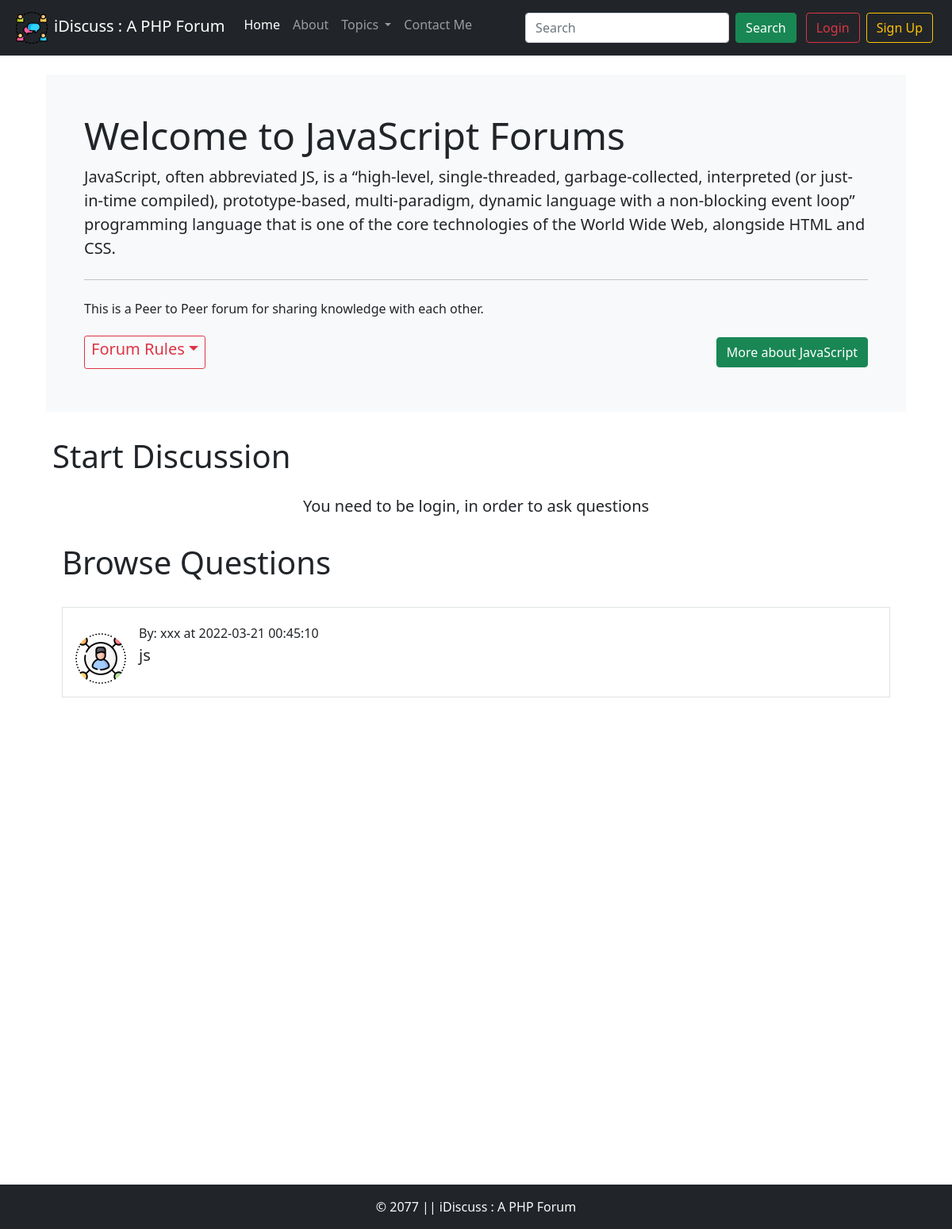
Page /threadlist.php?catid=2 on the earlier database version.
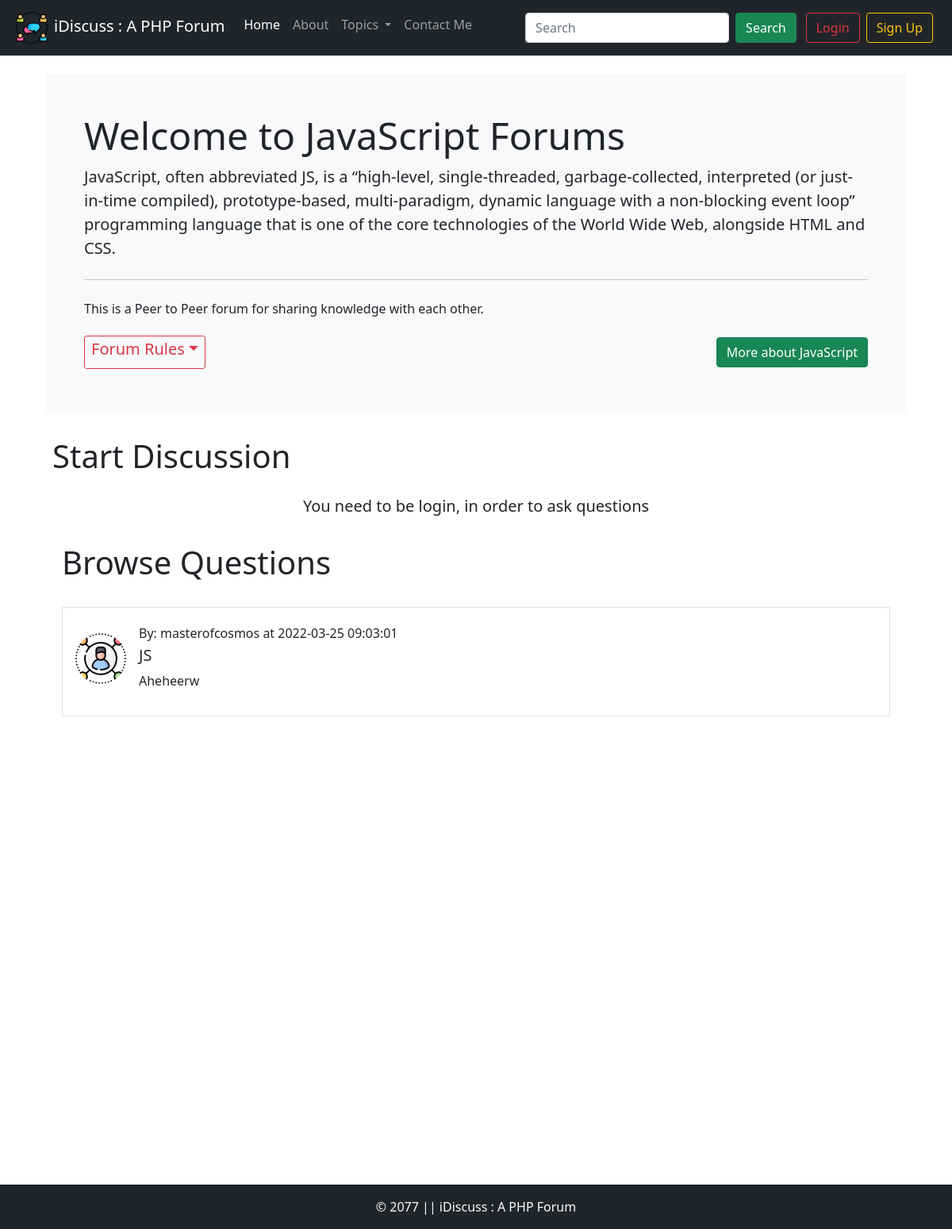
Same page on the later database version.
### tables this page shows
CREATE TABLE `categories` (
  `category_id` int(11) NOT NULL,
  `category_name` varchar(255) NOT NULL,
  `category_description` text NOT NULL,
  `category_url` varchar(100) NOT NULL,
  `date_created` datetime NOT NULL DEFAULT current_timestamp()
);

CREATE TABLE `threads` (
  `thread_id` int(15) NOT NULL,
  `thread_title` text NOT NULL,
  `thread_desc` text NOT NULL,
  `thread_cat_id` int(15) NOT NULL,
  `thread_user_id` int(15) NOT NULL,
  `timestamp` datetime NOT NULL DEFAULT current_timestamp()
);

CREATE TABLE `users` (
  `sno` int(8) NOT NULL,
  `userName` varchar(25) NOT NULL,
  `userEmail` varchar(100) NOT NULL,
  `userPass` varchar(255) NOT NULL,
  `timestamp` datetime NOT NULL DEFAULT current_timestamp()
);

### threadlist.php (the view, shortened to what this page needs)
<!doctype html>
<html lang="en">
<head>
    <?php require 'partials/_head.php'; ?>
    <?php require 'partials/_dbconnect.php'; ?>
    <?php
    $id = $_GET['catid'];
    $sql = "SELECT * FROM `categories` WHERE `category_id` = $id;";
    $result = mysqli_query($conn, $sql);
    while ($row = mysqli_fetch_assoc($result)) {
        $catname = $row['category_name'];
    }
    ?>
</head>
<body>
    <?php require 'partials/_header.php'; ?>
    <?php require 'partials/_dbconnect.php'; ?>
    <?php
    $id = $_GET['catid'];
    $sql = "SELECT * FROM `categories` WHERE `category_id` = $id;";
    $result = mysqli_query($conn, $sql);
    while ($row = mysqli_fetch_assoc($result)) {
        $catname = $row['category_name'];
        $catdesc = $row['category_description'];
        $caturl = $row['category_url'];
    }
    ?>
    <div class="container my-4">
        <div class="jumbotron bg-light p-5 rounded-lg m-3">
            <h1 class="display-5">Welcome to <?php echo $catname; ?> Forums</h1>
            <p class="lead"><?php echo $catdesc; ?> </p>
            <hr class="my-4">
            <p>This is a Peer to Peer forum for sharing knowledge with each other.</p>
            <div class="d-flex align-items-center justify-content-between">
                <div class="btn btn-outline-danger btn-sm dropdown">
                    <h5 class="dropdown-toggle " data-bs-toggle="dropdown" aria-expanded="false">Forum Rules</h5>
                </div>
                <div class="my-2">
                    <a class=" btn btn-success" href="<?php echo $caturl; ?>" target="_blank" role="button">More about
                        <?php echo $catname; ?></a>
                </div>
            </div>
        </div>
        <div class="container">
            <div class="container">
                <h1 class="py-3">Start Discussion</h1>
                <?php
                if (isset($_SESSION['loggedin']) && $_SESSION['loggedin'] == TRUE) {
                    echo '
                <form action="' . $_SERVER["REQUEST_URI"] . '" method="POST">
                    <div class="mb-3">
                        <label for="thread_title" class="form-label">Ask your question</label>
                        <input type="text" class="form-control" id="thread_title" name="thread_title" aria-describedby="emailHelp">
                        <div id="emailHelp" class="form-text">Keep your question short and accurate</div>
                    </div>
                     <input type="hidden" name="sno" value="' . $_SESSION["sno"] . '">
                    <div class="mb-3">
                        <label for="thread_desc">Describe the question</label>
                        <textarea name="thread_desc" id="thread_desc" rows="10" class="form-control"></textarea>
                    </div>
                    <button type="submit" class="btn btn-success">Submit</button>
                </form>
            </div>
        ';
                } else {
                    echo '
            <div class=" container text-center">
            <p class ="lead">You need to be login, in order to ask questions </p>
            </div>
            ';
                }
                ?>
                <div class="container vh-100">
                    <h1 class="py-3">Browse Questions</h1>
                    <?php
                    $id = $_GET['catid'];
                    $sql = "SELECT * FROM `threads` WHERE `thread_cat_id` = $id;";
                    $result = mysqli_query($conn, $sql);
                    while ($row = mysqli_fetch_assoc($result)) {
                        $id = $row['thread_id'];
                        $thread_ques = $row['thread_title'];
                        $thread_desc = $row['thread_desc'];
                        $time = $row['timestamp'];
                        $thread_user_id = $row['thread_user_id'];
                        $sql2 = "SELECT userName from `users` WHERE sno = '$thread_user_id';";
                        $result2 = mysqli_query($conn, $sql2);
                        $row2 = mysqli_fetch_assoc($result2);
                        echo '
                    <div class="d-flex border p-3 my-3">
                        <img src="/iDiscuss/images/default-user.png" class="flex-shrink-0 me-3 mt-3 rounded-circle" width="64px" height="64px" alt="">
                        <div>
                        <p class = "my-1 ">By: ' . $row2['userName'] . ' at ' . $time . '</p >
                            <h5 class="mt-0"><a class = "text-dark text-decoration-none" href="/iDiscuss/thread.php?threadid=' . $id . '">' . $thread_ques . '</a></h5>
                            <p>' . $thread_desc . '</p>
                        </div>
                     </div>
                ';
                    }
                    ?>
                </div>
            </div>
        </div>
    </div>
    <?php require 'partials/_footer.php'; ?>
</body>
</html>

### partials/_head.php (shortened to what this page needs)
<link href="https://cdn.jsdelivr.net/npm/bootstrap@5.1.3/dist/css/bootstrap.min.css" rel="stylesheet">
<link rel="stylesheet" href="https://cdn.jsdelivr.net/npm/bootstrap-icons@1.8.0/font/bootstrap-icons.css">

### partials/_header.php (shortened to what this page needs)
<?php
echo '
<nav class="navbar sticky-top navbar-expand-lg navbar-dark bg-dark">
    <div class="container-fluid">
        <a class="navbar-brand" href="/iDiscuss"><img src="iDiscuss.png" height="40px" class="mx-2">iDiscuss : A PHP Forum</a>
        <button class="navbar-toggler" type="button" data-bs-toggle="collapse" data-bs-target="#navbarSupportedContent" aria-controls="navbarSupportedContent" aria-expanded="false" aria-label="Toggle navigation">
            <span class="navbar-toggler-icon"></span>
        </button>
        <div class="collapse navbar-collapse" id="navbarSupportedContent">
            <ul class="navbar-nav me-auto mb-2 mb-lg-">
                <li class="nav-item">
                    <a class="nav-link active" aria-current="page" href="/iDiscuss">Home</a>
                </li>
                <li class="nav-item">
                    <a class="nav-link" href="/iDiscuss/about.php">About</a>
                </li>
                <li class="nav-item dropdown">
                    <a class="nav-link dropdown-toggle" href="#" id="navbarDropdown" role="button" data-bs-toggle="dropdown" aria-expanded="false">
                        Topics
                    </a>
                    <ul class="dropdown-menu" aria-labelledby="navbarDropdown">
                        <li><a class="dropdown-item" href="#">Some Action</a></li>
                        <li><a class="dropdown-item" href="#">Another action</a></li>
                        <li>
                            <hr class="dropdown-divider">
                        </li>
                        <li><a class="dropdown-item" href="#">Something else here</a></li>
                    </ul>
                </li>
                <li class="nav-item">
                    <a class="nav-link" href="https://masterofcosmos.com" target = "_blank">Contact Me</a>
                </li>
            </ul> ';
if (isset($_SESSION['loggedin']) && $_SESSION['loggedin'] == TRUE) {
    echo '
        <form class="d-flex">
                 <input class="form-control me-2" type="search" placeholder="Search" aria-label="Search">
                 <button class="btn btn-success" type="submit">Search</button>
                 <p class = "text-light my-0 mx-2 align-center">Welcome ' . $_SESSION['username'] . '</p>
                 <a href = "/iDiscuss/partials/_logout.php" class="btn btn-outline-success mx-1 py-2">Logout</a>
        </form>';
} else {
    echo
    '
         <form class="d-flex">
            <input class="form-control me-2" type="search" placeholder="Search" aria-label="Search">
            <button class="btn btn-success" type="submit">Search</button>
        </form>
        <div class="mx-2 py-2 d-flex align-items-center justify-content-around">
                <button class="btn btn-outline-danger mx-1" data-bs-toggle="modal" data-bs-target="#loginModal">Login</button>
                <button class="btn btn-outline-warning mx-1 " data-bs-toggle="modal" data-bs-target="#signupModal">Sign Up</button>
            </div>
        ';
}
echo '
        </div>
    </div>
</nav>
';
?>

### partials/_footer.php (shortened to what this page needs)
<div class="container-fluid bg-dark text-light ">
    <p class="text-center p-3  mb-0">
        &COPY; 2077 || iDiscuss : A PHP Forum
    </p>
</div>

Differences in the rows shown:
removed threads: users.userName "xxx", timestamp "2022-03-21 00:45:10", thread_title "js"
now on this page (row edited): threads: users.userName "masterofcosmos", timestamp "2022-03-25 09:03:01", thread_title "JS", thread_desc "Aheheerw"
